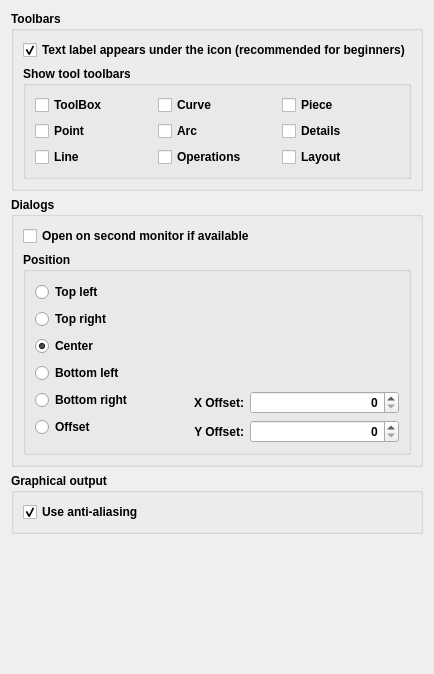
     <widget class="QWidget" name="appearanceTab">
      <attribute name="title">
       <string>Appearance</string>
      </attribute>
      <layout class="QVBoxLayout" name="verticalLayout_11">
       <item>
        <widget class="QGroupBox" name="toolbarsGroupBox">
         <property name="sizePolicy">
          <sizepolicy hsizetype="Expanding" vsizetype="Expanding">
           <horstretch>0</horstretch>
           <verstretch>0</verstretch>
          </sizepolicy>
         </property>
         <property name="minimumSize">
          <size>
           <width>0</width>
           <height>0</height>
          </size>
         </property>
         <property name="maximumSize">
          <size>
           <width>16777215</width>
           <height>16777215</height>
          </size>
         </property>
         <property name="font">
          <font>
           <pointsize>9</pointsize>
           <bold>true</bold>
          </font>
         </property>
         <property name="title">
          <string>Toolbars</string>
         </property>
         <layout class="QVBoxLayout" name="verticalLayout_2">
          <item>
           <widget class="QCheckBox" name="toolBarStyle_CheckBox">
            <property name="sizePolicy">
             <sizepolicy hsizetype="Preferred" vsizetype="Fixed">
              <horstretch>0</horstretch>
              <verstretch>0</verstretch>
             </sizepolicy>
            </property>
            <property name="font">
             <font>
              <pointsize>9</pointsize>
             </font>
            </property>
            <property name="text">
             <string>Text label appears under the icon (recommended for beginners)</string>
            </property>
            <property name="checked">
             <bool>true</bool>
            </property>
           </widget>
          </item>
          <item>
           <widget class="QGroupBox" name="groupBox_2">
            <property name="sizePolicy">
             <sizepolicy hsizetype="Expanding" vsizetype="Preferred">
              <horstretch>0</horstretch>
              <verstretch>0</verstretch>
             </sizepolicy>
            </property>
            <property name="maximumSize">
             <size>
              <width>16777215</width>
              <height>120</height>
             </size>
            </property>
            <property name="font">
             <font>
              <pointsize>9</pointsize>
              <bold>true</bold>
             </font>
            </property>
            <property name="title">
             <string>Show tool toolbars</string>
            </property>
            <layout class="QGridLayout" name="gridLayout">
             <item row="0" column="0">
              <widget class="QCheckBox" name="toolsToolbar_CheckBox">
               <property name="sizePolicy">
                <sizepolicy hsizetype="Preferred" vsizetype="Fixed">
                 <horstretch>0</horstretch>
                 <verstretch>0</verstretch>
                </sizepolicy>
               </property>
               <property name="minimumSize">
                <size>
                 <width>100</width>
                 <height>0</height>
                </size>
               </property>
               <property name="font">
                <font>
                 <pointsize>9</pointsize>
                </font>
               </property>
               <property name="text">
                <string>ToolBox</string>
               </property>
              </widget>
             </item>
             <item row="0" column="1">
              <widget class="QCheckBox" name="curveToolbar_CheckBox">
               <property name="sizePolicy">
                <sizepolicy hsizetype="Preferred" vsizetype="Fixed">
                 <horstretch>0</horstretch>
                 <verstretch>0</verstretch>
                </sizepolicy>
               </property>
               <property name="minimumSize">
                <size>
                 <width>100</width>
                 <height>0</height>
                </size>
               </property>
               <property name="font">
                <font>
                 <pointsize>9</pointsize>
                </font>
               </property>
               <property name="text">
                <string>Curve</string>
               </property>
              </widget>
             </item>
             <item row="0" column="2">
              <widget class="QCheckBox" name="pieceToolbar_CheckBox">
               <property name="sizePolicy">
                <sizepolicy hsizetype="Preferred" vsizetype="Fixed">
                 <horstretch>0</horstretch>
                 <verstretch>0</verstretch>
                </sizepolicy>
               </property>
               <property name="minimumSize">
                <size>
                 <width>100</width>
                 <height>0</height>
                </size>
               </property>
               <property name="font">
                <font>
                 <pointsize>9</pointsize>
                </font>
               </property>
               <property name="text">
                <string>Piece</string>
               </property>
              </widget>
             </item>
             <item row="1" column="0">
              <widget class="QCheckBox" name="pointToolbar_CheckBox">
               <property name="sizePolicy">
                <sizepolicy hsizetype="Preferred" vsizetype="Fixed">
                 <horstretch>0</horstretch>
                 <verstretch>0</verstretch>
                </sizepolicy>
               </property>
               <property name="minimumSize">
                <size>
                 <width>100</width>
                 <height>0</height>
                </size>
               </property>
               <property name="font">
                <font>
                 <pointsize>9</pointsize>
                </font>
               </property>
               <property name="text">
                <string>Point</string>
               </property>
              </widget>
             </item>
             <item row="1" column="1">
              <widget class="QCheckBox" name="arcToolbar_CheckBox">
               <property name="sizePolicy">
                <sizepolicy hsizetype="Preferred" vsizetype="Fixed">
                 <horstretch>0</horstretch>
                 <verstretch>0</verstretch>
                </sizepolicy>
               </property>
               <property name="minimumSize">
                <size>
                 <width>100</width>
                 <height>0</height>
                </size>
               </property>
               <property name="font">
                <font>
                 <pointsize>9</pointsize>
                </font>
               </property>
               <property name="text">
                <string>Arc</string>
               </property>
              </widget>
             </item>
             <item row="1" column="2">
              <widget class="QCheckBox" name="detailsToolbar_CheckBox">
               <property name="sizePolicy">
                <sizepolicy hsizetype="Preferred" vsizetype="Fixed">
                 <horstretch>0</horstretch>
                 <verstretch>0</verstretch>
                </sizepolicy>
               </property>
               <property name="minimumSize">
                <size>
                 <width>100</width>
                 <height>0</height>
                </size>
               </property>
               <property name="font">
                <font>
                 <pointsize>9</pointsize>
                </font>
               </property>
               <property name="text">
                <string>Details</string>
               </property>
              </widget>
             </item>
             <item row="2" column="0">
              <widget class="QCheckBox" name="lineToolbar_CheckBox">
               <property name="sizePolicy">
                <sizepolicy hsizetype="Preferred" vsizetype="Fixed">
                 <horstretch>0</horstretch>
                 <verstretch>0</verstretch>
                </sizepolicy>
               </property>
               <property name="minimumSize">
                <size>
                 <width>100</width>
                 <height>0</height>
                </size>
               </property>
               <property name="font">
                <font>
                 <pointsize>9</pointsize>
                </font>
               </property>
               <property name="text">
                <string>Line</string>
               </property>
              </widget>
             </item>
             <item row="2" column="1">
              <widget class="QCheckBox" name="operationToolbar_CheckBox">
               <property name="sizePolicy">
                <sizepolicy hsizetype="Preferred" vsizetype="Fixed">
                 <horstretch>0</horstretch>
                 <verstretch>0</verstretch>
                </sizepolicy>
               </property>
               <property name="minimumSize">
                <size>
                 <width>100</width>
                 <height>0</height>
                </size>
               </property>
               <property name="font">
                <font>
                 <pointsize>9</pointsize>
                </font>
               </property>
               <property name="text">
                <string>Operations</string>
               </property>
              </widget>
             </item>
             <item row="2" column="2">
              <widget class="QCheckBox" name="layoutToolbar_CheckBox">
               <property name="sizePolicy">
                <sizepolicy hsizetype="Preferred" vsizetype="Fixed">
                 <horstretch>0</horstretch>
                 <verstretch>0</verstretch>
                </sizepolicy>
               </property>
               <property name="minimumSize">
                <size>
                 <width>100</width>
                 <height>0</height>
                </size>
               </property>
               <property name="font">
                <font>
                 <pointsize>9</pointsize>
                </font>
               </property>
               <property name="text">
                <string>Layout</string>
               </property>
              </widget>
             </item>
            </layout>
           </widget>
          </item>
         </layout>
        </widget>
       </item>
       <item>
        <widget class="QGroupBox" name="dialogs_GgroupBox">
         <property name="sizePolicy">
          <sizepolicy hsizetype="Preferred" vsizetype="Expanding">
           <horstretch>0</horstretch>
           <verstretch>0</verstretch>
          </sizepolicy>
         </property>
         <property name="minimumSize">
          <size>
           <width>0</width>
           <height>270</height>
          </size>
         </property>
         <property name="font">
          <font>
           <bold>true</bold>
          </font>
         </property>
         <property name="title">
          <string>Dialogs</string>
         </property>
         <layout class="QVBoxLayout" name="verticalLayout_25">
          <item>
           <layout class="QVBoxLayout" name="verticalLayout_24">
            <item>
             <widget class="QCheckBox" name="useSecondMonitor_CheckBox">
              <property name="text">
               <string>Open on second monitor if available</string>
              </property>
             </widget>
            </item>
            <item>
             <widget class="QGroupBox" name="position_GroupBox">
              <property name="sizePolicy">
               <sizepolicy hsizetype="Expanding" vsizetype="Expanding">
                <horstretch>0</horstretch>
                <verstretch>0</verstretch>
               </sizepolicy>
              </property>
              <property name="minimumSize">
               <size>
                <width>0</width>
                <height>200</height>
               </size>
              </property>
              <property name="font">
               <font>
                <bold>true</bold>
               </font>
              </property>
              <property name="title">
               <string>Position</string>
              </property>
              <property name="checkable">
               <bool>false</bool>
              </property>
              <layout class="QVBoxLayout" name="verticalLayout_20">
               <item>
                <layout class="QHBoxLayout" name="horizontalLayout_4" stretch="2,3">
                 <item>
                  <layout class="QVBoxLayout" name="verticalLayout_7">
                   <item>
                    <widget class="QRadioButton" name="ul_RadioButton">
                     <property name="sizePolicy">
                      <sizepolicy hsizetype="Preferred" vsizetype="Fixed">
                       <horstretch>0</horstretch>
                       <verstretch>0</verstretch>
                      </sizepolicy>
                     </property>
                     <property name="text">
                      <string>Top left</string>
                     </property>
                     <attribute name="buttonGroup">
                      <string notr="true">position_ButtonGroup</string>
                     </attribute>
                    </widget>
                   </item>
                   <item>
                    <widget class="QRadioButton" name="ur_RadioButton">
                     <property name="sizePolicy">
                      <sizepolicy hsizetype="Preferred" vsizetype="Fixed">
                       <horstretch>0</horstretch>
                       <verstretch>0</verstretch>
                      </sizepolicy>
                     </property>
                     <property name="text">
                      <string>Top right</string>
                     </property>
                     <attribute name="buttonGroup">
                      <string notr="true">position_ButtonGroup</string>
                     </attribute>
                    </widget>
                   </item>
                   <item>
                    <widget class="QRadioButton" name="center_RadioButton">
                     <property name="sizePolicy">
                      <sizepolicy hsizetype="Preferred" vsizetype="Fixed">
                       <horstretch>0</horstretch>
                       <verstretch>0</verstretch>
                      </sizepolicy>
                     </property>
                     <property name="text">
                      <string>Center</string>
                     </property>
                     <property name="checked">
                      <bool>true</bool>
                     </property>
                     <attribute name="buttonGroup">
                      <string notr="true">position_ButtonGroup</string>
                     </attribute>
                    </widget>
                   </item>
                   <item>
                    <widget class="QRadioButton" name="ll_RadioButton">
                     <property name="sizePolicy">
                      <sizepolicy hsizetype="Preferred" vsizetype="Fixed">
                       <horstretch>0</horstretch>
                       <verstretch>0</verstretch>
                      </sizepolicy>
                     </property>
                     <property name="text">
                      <string>Bottom left</string>
                     </property>
                     <attribute name="buttonGroup">
                      <string notr="true">position_ButtonGroup</string>
                     </attribute>
                    </widget>
                   </item>
                   <item>
                    <widget class="QRadioButton" name="lr_RadioButton">
                     <property name="sizePolicy">
                      <sizepolicy hsizetype="Preferred" vsizetype="Fixed">
                       <horstretch>0</horstretch>
                       <verstretch>0</verstretch>
                      </sizepolicy>
                     </property>
                     <property name="text">
                      <string>Bottom right</string>
                     </property>
                     <attribute name="buttonGroup">
                      <string notr="true">position_ButtonGroup</string>
                     </attribute>
                    </widget>
                   </item>
                   <item>
                    <widget class="QRadioButton" name="offset_RadioButton">
                     <property name="text">
                      <string>Offset</string>
                     </property>
                     <attribute name="buttonGroup">
                      <string notr="true">position_ButtonGroup</string>
                     </attribute>
                    </widget>
                   </item>
                  </layout>
                 </item>
                 <item>
                  <layout class="QFormLayout" name="formLayout_11">
                   <property name="labelAlignment">
                    <set>Qt::AlignBottom|Qt::AlignLeading|Qt::AlignLeft</set>
                   </property>
                   <property name="formAlignment">
                    <set>Qt::AlignBottom|Qt::AlignLeading|Qt::AlignLeft</set>
                   </property>
                   <item row="0" column="0">
                    <widget class="QLabel" name="xOffset_Label">
                     <property name="minimumSize">
                      <size>
                       <width>60</width>
                       <height>0</height>
                      </size>
                     </property>
                     <property name="text">
                      <string>X Offset:</string>
                     </property>
                     <property name="alignment">
                      <set>Qt::AlignRight|Qt::AlignTrailing|Qt::AlignVCenter</set>
                     </property>
                    </widget>
                   </item>
                   <item row="0" column="1">
                    <widget class="QSpinBox" name="xOffset_SpinBox">
                     <property name="minimumSize">
                      <size>
                       <width>50</width>
                       <height>0</height>
                      </size>
                     </property>
                     <property name="alignment">
                      <set>Qt::AlignRight|Qt::AlignTrailing|Qt::AlignVCenter</set>
                     </property>
                     <property name="maximum">
                      <number>9999</number>
                     </property>
                    </widget>
                   </item>
                   <item row="1" column="0">
                    <widget class="QLabel" name="yOffset_Label">
                     <property name="minimumSize">
                      <size>
                       <width>60</width>
                       <height>0</height>
                      </size>
                     </property>
                     <property name="text">
                      <string>Y Offset:</string>
                     </property>
                     <property name="alignment">
                      <set>Qt::AlignRight|Qt::AlignTrailing|Qt::AlignVCenter</set>
                     </property>
                    </widget>
                   </item>
                   <item row="1" column="1">
                    <widget class="QSpinBox" name="yOffset_SpinBox">
                     <property name="minimumSize">
                      <size>
                       <width>50</width>
                       <height>0</height>
                      </size>
                     </property>
                     <property name="alignment">
                      <set>Qt::AlignRight|Qt::AlignTrailing|Qt::AlignVCenter</set>
                     </property>
                     <property name="maximum">
                      <number>9999</number>
                     </property>
                    </widget>
                   </item>
                  </layout>
                 </item>
                </layout>
               </item>
              </layout>
             </widget>
            </item>
           </layout>
          </item>
         </layout>
        </widget>
       </item>
       <item>
        <widget class="QGroupBox" name="outputGroupBox">
         <property name="sizePolicy">
          <sizepolicy hsizetype="Expanding" vsizetype="Preferred">
           <horstretch>0</horstretch>
           <verstretch>0</verstretch>
          </sizepolicy>
         </property>
         <property name="minimumSize">
          <size>
           <width>0</width>
           <height>0</height>
          </size>
         </property>
         <property name="maximumSize">
          <size>
           <width>16777215</width>
           <height>16777215</height>
          </size>
         </property>
         <property name="font">
          <font>
           <pointsize>9</pointsize>
           <bold>true</bold>
          </font>
         </property>
         <property name="title">
          <string>Graphical output</string>
         </property>
         <property name="alignment">
          <set>Qt::AlignLeading|Qt::AlignLeft|Qt::AlignTop</set>
         </property>
         <layout class="QVBoxLayout" name="verticalLayout_10">
          <item>
           <widget class="QCheckBox" name="graphicsOutput_CheckBox">
            <property name="sizePolicy">
             <sizepolicy hsizetype="Preferred" vsizetype="Fixed">
              <horstretch>0</horstretch>
              <verstretch>0</verstretch>
             </sizepolicy>
            </property>
            <property name="minimumSize">
             <size>
              <width>0</width>
              <height>0</height>
             </size>
            </property>
            <property name="maximumSize">
             <size>
              <width>16777215</width>
              <height>16777215</height>
             </size>
            </property>
            <property name="font">
             <font>
              <pointsize>9</pointsize>
             </font>
            </property>
            <property name="text">
             <string>Use anti-aliasing</string>
            </property>
            <property name="checked">
             <bool>true</bool>
            </property>
           </widget>
          </item>
         </layout>
        </widget>
       </item>
       <item>
        <spacer name="verticalSpacer">
         <property name="orientation">
          <enum>Qt::Vertical</enum>
         </property>
         <property name="sizeHint" stdset="0">
          <size>
           <width>20</width>
           <height>129</height>
          </size>
         </property>
        </spacer>
       </item>
      </layout>
     </widget>
